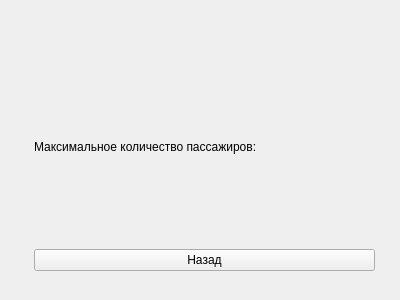
<?xml version="1.0" encoding="UTF-8"?>
<ui version="4.0">
 <class>Passenger</class>
 <widget class="QWidget" name="Passenger">
  <property name="geometry">
   <rect>
    <x>0</x>
    <y>0</y>
    <width>400</width>
    <height>300</height>
   </rect>
  </property>
  <property name="acceptDrops">
   <bool>false</bool>
  </property>
  <property name="windowTitle">
   <string>Максимальное количество пассажиров</string>
  </property>
  <widget class="QWidget" name="verticalLayoutWidget">
   <property name="geometry">
    <rect>
     <x>34</x>
     <y>50</y>
     <width>341</width>
     <height>221</height>
    </rect>
   </property>
   <layout class="QVBoxLayout" name="verticalLayout">
    <item>
     <layout class="QHBoxLayout" name="horizontalLayout">
      <item>
       <widget class="QLabel" name="label">
        <property name="text">
         <string>Максимальное количество пассажиров: </string>
        </property>
       </widget>
      </item>
      <item>
       <widget class="QLabel" name="passengerCounter">
        <property name="text">
         <string/>
        </property>
       </widget>
      </item>
     </layout>
    </item>
    <item>
     <widget class="QPushButton" name="backBtn">
      <property name="text">
       <string>Назад</string>
      </property>
     </widget>
    </item>
   </layout>
  </widget>
 </widget>
 <resources/>
 <connections/>
</ui>
